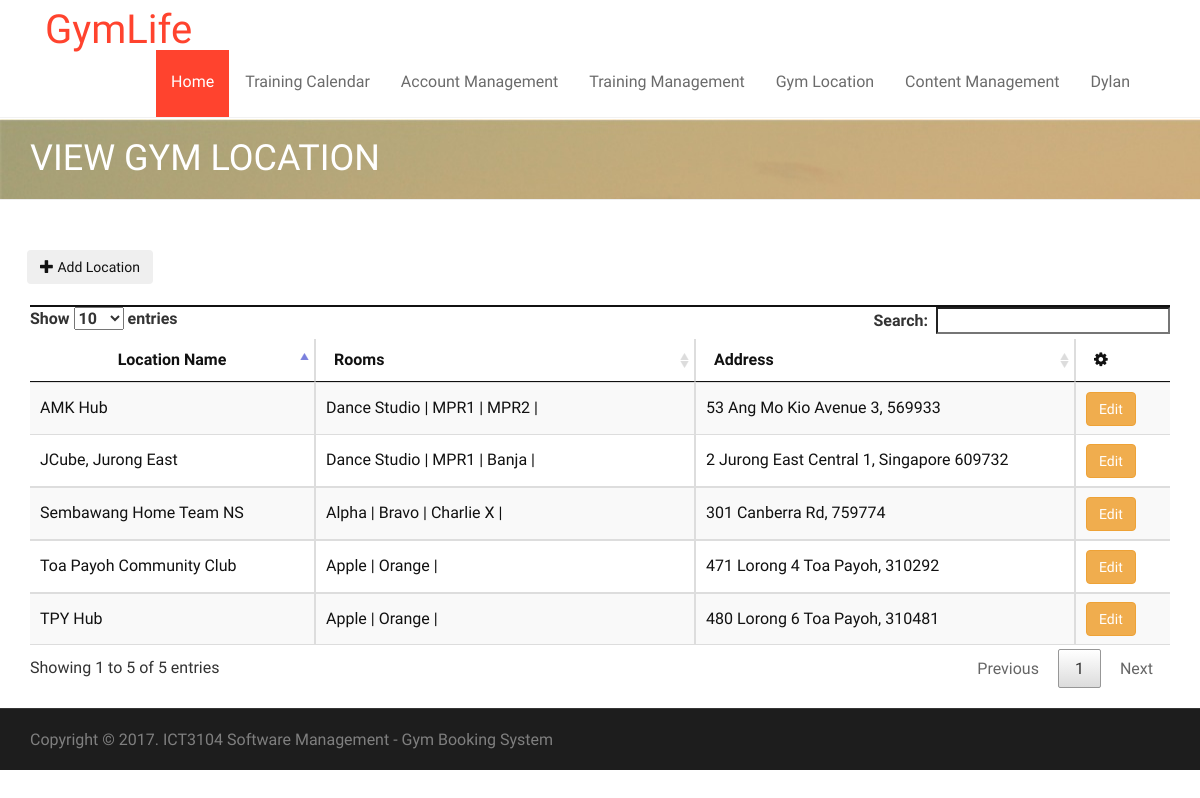
The page /admin/gymlocation.php (signed in) on the database its author committed.
### tables this page shows
CREATE TABLE IF NOT EXISTS `gyms` (
`locationID` int(11) NOT NULL,
  `locationName` varchar(255) NOT NULL,
  `locationCapacity` int(11) NOT NULL,
  `locationAddress` varchar(255) NOT NULL
);

CREATE TABLE IF NOT EXISTS `rooms` (
`roomID` int(11) NOT NULL,
  `locationID` int(11) NOT NULL,
  `roomName` varchar(255) NOT NULL,
  `roomCapacity` int(11) NOT NULL
);

### db.class.php (called while the page is built, shortened)
<?php
class DB {
  protected static $mdb = null;
  public static function getMDB() {
    $mdb = DB::$mdb;
    if ($mdb === null) {
      $mdb = DB::$mdb = new MeekroDB();
    }
    return $mdb;
  }
  public static function query() { $args = func_get_args(); return call_user_func_array(array(DB::getMDB(), 'query'), $args); }
}
class MeekroDB {
  public $encoding = 'latin1';
  public $param_char = '%';
  public $named_param_seperator = '_';
  public $connect_options = array(MYSQLI_OPT_CONNECT_TIMEOUT => 30);
  public $internal_mysql = null;
  public function __construct($host=null, $user=null, $password=null, $dbName=null, $port=null, $encoding=null) {
    if ($encoding === null) $encoding = DB::$encoding;
    $this->encoding = $encoding;
  }
  public function get() {
    $mysql = $this->internal_mysql;
    if (!($mysql instanceof MySQLi)) {
      $mysql = new mysqli();
      foreach ($this->connect_options as $key => $value) {
        $mysql->options($key, $value);
      }
      $mysql->set_charset($this->encoding);
      $this->internal_mysql = $mysql;
    }
    return $mysql;
  }
  protected function preparseQueryParams() {
    $args = func_get_args();
    $sql = trim(strval(array_shift($args)));
    $args_all = $args;
    if (count($args_all) == 0) return array($sql);
    $param_char_length = strlen($this->param_char);
    $named_seperator_length = strlen($this->named_param_seperator);
    $types = array(
      $this->param_char . 'll',
      $this->param_char . 'ls',
      $this->param_char . 'l',
      $this->param_char . 'li',
      $this->param_char . 'ld',
      $this->param_char . 'lb',
      $this->param_char . 'lt',
      $this->param_char . 's',
      $this->param_char . 'i',
      $this->param_char . 'd',
      $this->param_char . 'b',
      $this->param_char . 't',
      $this->param_char . '?',
      $this->param_char . 'ss'
    );
    $posList = array();
    foreach ($types as $type) {
      $lastPos = 0;
      while (($pos = strpos($sql, $type, $lastPos)) !== false) {
        $lastPos = $pos + 1;
        $posList[$pos] = $type;
      }
    }
    ksort($posList);
    $chunkyQuery = array();
    $pos_adj = 0;
    foreach ($posList as $pos => $type) {
      $type = substr($type, $param_char_length);
      $length_type = strlen($type) + $param_char_length;
      $new_pos = $pos + $pos_adj;
      $new_pos_back = $new_pos + $length_type;
      $arg_number_length = 0;
      if ($arg_number_length = strspn($sql, '0123456789', $new_pos_back)) {
        $arg_number = substr($sql, $new_pos_back, $arg_number_length);
        if (! array_key_exists($arg_number, $args_all)) $this->nonSQLError("Non existent argument reference (arg $arg_number): $sql");
        $arg = $args_all[$arg_number];
      } else {
        $arg = array_shift($args);
      }
      if ($new_pos > 0) $chunkyQuery[] = substr($sql, 0, $new_pos);
      if (is_object($arg) && ($arg instanceof WhereClause)) {
        list($clause_sql, $clause_args) = $arg->textAndArgs();
        array_unshift($clause_args, $clause_sql);
        $preparsed_sql = call_user_func_array(array($this, 'preparseQueryParams'), $clause_args);
        $chunkyQuery = array_merge($chunkyQuery, $preparsed_sql);
      } else {
        $chunkyQuery[] = array('type' => $type, 'value' => $arg);
      }
      $sql = substr($sql, $new_pos_back + $arg_number_length);
      $pos_adj -= $new_pos_back + $arg_number_length;
    }
    return $chunkyQuery;
  }
  protected function escape($str) { return "'" . $this->get()->real_escape_string(strval($str)) . "'"; }
  protected function parseQueryParams() {
    $args = func_get_args();
    $chunkyQuery = call_user_func_array(array($this, 'preparseQueryParams'), $args);
    $query = '';
    $array_types = array('ls', 'li', 'ld', 'lb', 'll', 'lt');
    foreach ($chunkyQuery as $chunk) {
      if (is_string($chunk)) {
        $query .= $chunk;
        continue;
      }
      $type = $chunk['type'];
      $arg = $chunk['value'];
      $result = '';
      if ($type != '?') {
        $is_array_type = in_array($type, $array_types, true);
      }
      if ($type == 's') $result = $this->escape($arg);
      $query .= $result;
    }
    return $query;
  }
  protected function prependCall($function, $args, $prepend) { array_unshift($args, $prepend); return call_user_func_array($function, $args); }
  public function query() { $args = func_get_args(); return $this->prependCall(array($this, 'queryHelper'), $args, 'assoc'); }
  protected function queryHelper() {
    $args = func_get_args();
    $type = array_shift($args);
    $db = $this->get();
    $is_buffered = true;
    $row_type = 'assoc';
    $full_names = false;
    $sql = call_user_func_array(array($this, 'parseQueryParams'), $args);
    $result = $db->query($sql, $is_buffered ? MYSQLI_STORE_RESULT : MYSQLI_USE_RESULT);
    $return = array();
    while ($row = ($row_type == 'assoc' ? $result->fetch_assoc() : $result->fetch_row())) {
      $return[] = $row;
    }
    return $return;
  }
}
?>

### admin/gymlocation.php (the view, shortened to what this page needs)
<!doctype html>
<html lang="en">
    <head>
        <link rel="stylesheet" href="../asset/bootstrap/css/bootstrap.min.css" type="text/css">
        <link rel="stylesheet" href="../asset/font-awesome/css/font-awesome.min.css" type="text/css">
        <link rel="stylesheet" href="../asset/css/owl.carousel.css" type="text/css">
        <link rel="stylesheet" href="../asset/css/owl.theme.css" type="text/css">
        <link rel="stylesheet" href="../asset/css/owl.transitions.css" type="text/css">
        <link rel="stylesheet" type="text/css" href="../asset/css/animate.css">
        <link rel="stylesheet" type="text/css" href="../asset/css/lightbox.css">
        <link rel="stylesheet" type="text/css" href="../asset/css/style.css">
        <link rel="stylesheet" type="text/css" href="../asset/css/responsive.css">
        <link rel="stylesheet" type="text/css" href="../asset/css/table.css">
        <link rel="stylesheet" href="../asset/plugins/sweetalert-master/sweet-alert.css">
        <link rel="stylesheet" href="../asset/plugins/DataTables/css/jquery.dataTables.css">
    </head>
    <body>
        <?php require_once('../header.php'); ?>
        <div class="page-header">
            <div class="overlay">
                <div class="container">
                    <div class="row">
                        <div class="col-md-12">
                            <h1>View Gym Location</h1>
                        </div>
                    </div>
                </div>
            </div>
        </div>
        <section id="about-section" class="about-section">
            <div class="container">
                <div class="row">
				&nbsp;&nbsp;&nbsp;<button type="button" class="btn" onclick="location.href='addLocation.php'"><span class="glyphicon glyphicon-plus"></span>  Add Location</button>
				<br><br>
				<div class="col-md-12">
                        <div class="panel panel-default panel-table">
                            <div class="panel-heading">
                            </div>
                            <div class="panel-body">
                                <table id="locations" class="table table-striped table-bordered table-list" width="100%">
                                    <thead>
                                        <tr>
                                            <th class="col-md-3">Location Name</th>
                                            <th class="col-md-4">Rooms</th>
                                            <th class="col-md-4">Address</th>
											<th class="col-md-1" data-sortable="false"><em class="fa fa-cog"></th>
                                        </tr>
                                    </thead>
                                    <tbody>
                                        <?php
                                        $record = DB::query("SELECT * FROM gyms ORDER BY locationName");
                                        foreach ($record as $locationRow) {
                                            echo "<tr>";
                                            echo "<td>" . $locationRow['locationName'] . "</td>";
											$newRecord = DB::query("SELECT roomName FROM rooms WHERE locationID =%s", $locationRow['locationID']);
											echo "<td>";
											foreach ($newRecord as $roomRow) {
												echo $roomRow['roomName'] ." | ";
											}
											echo "</td>";
											echo "<td>" . $locationRow['locationAddress'] . "</td>";
											echo "<td>";
											 echo "<button class='btn btn-warning' onclick=\"location.href ='editLocation.php?id=" . $locationRow['locationID'] . "' \">Edit</button> &nbsp;";
                                            echo "</tr>";
                                        }
                                        ?>
                                    </tbody>
                                </table>
                            </div>
                        </div>
                    </div>
				</div>
            </div>
        <div id="copyright-section" class="copyright-section">
            <div class="container">
                <div class="row">
                    <div class="col-md-7">
                        <div class="copyright">
                            Copyright © 2017. ICT3104 Software Management - Gym Booking System</a>
                        </div>
                    </div>
                </div>
            </div>
        </div>
</body>
</html>

### asset/css/lightbox.css (style rules this page uses)
body:after { content: url(../images/close.png) url(../images/loading.gif) url(../images/prev.png) url(../images/next.png); display: none; }

### asset/css/style.css (style rules this page uses)
body { font-family: 'PT Sans Narrow', Arial, sans-serif; font-size: 16px; color: #111; line-height: 21px; -webkit-font-smoothing: antialiased !important; -moz-osx-font-smoothing: grayscale !important; text-rendering: optimizeLegibility !important; font-smoothing: antialiased !important; vertical-align: baseline; }
h1, h2, h3, h4, h5, h6 { font-family: 'Oswald', Arial, sans-serif; font-weight: 400; text-transform: uppercase; margin-top: 0; margin-bottom: 0; }
.page-header { background: url(../images/banner.jpg) no-repeat; padding: 20px 0; margin-top: 1px; }
.page-header h1 { color: #fff; }
#about-section { padding-top: 30px; padding-bottom: 130px; //background: url(../images/parallax/bg-01.jpg) no-repeat; background-size: cover; background-position: center; }
.panel { border-radius: 0; border: none !important; box-shadow: none !important }
.panel-default > .panel-heading { background: transparent; border: 1px solid #111; border-radius: none; font-weight: 400; }
.panel-body { padding: 15px 10px; border: none !important; color: #111; font-size: 16px; background-color: transparent !important; }
.panel-heading { padding: 0; border-top-left-radius: 0; border-top-right-radius: 0; }
.copyright-section { border-top: 1px solid #363636; font-size: 12px; padding: 20px 0; background: #1d1d1d; color: #7f7f7f; }
.copyright { font-size: 16px; }

### asset/css/table.css (style rules this page uses)
.panel-table .panel-body { padding:0; }
.panel-table .panel-body .table-bordered { border-style: none; margin:0; }
.panel-table .panel-body .table-bordered > thead > tr > th:first-of-type { text-align:center; width: 100px; }
.panel-table .panel-body .table-bordered > thead > tr > th:last-of-type, .panel-table .panel-body .table-bordered > tbody > tr > td:last-of-type { border-right: 0px; }
.panel-table .panel-body .table-bordered > thead > tr > th:first-of-type, .panel-table .panel-body .table-bordered > tbody > tr > td:first-of-type { border-left: 0px; }
.panel-table .panel-body .table-bordered > tbody > tr:first-of-type > td { border-bottom: 0px; }
.panel-table .panel-body .table-bordered > thead > tr:first-of-type > th { border-top: 0px; }
.panel-table .panel-body .table-bordered > tbody > tr > td { line-height: 34px; }

### rows shown on the page
gyms: locationName "AMK Hub", locationAddress "53 Ang Mo Kio Avenue 3, 569933"
rooms: roomName "Dance Studio"
rooms: roomName "MPR1"
rooms: roomName "MPR2"
gyms: locationName "JCube, Jurong East", locationAddress "2 Jurong East Central 1, Singapore 609732"
rooms: roomName "Banja"
gyms: locationName "Sembawang Home Team NS", locationAddress "301 Canberra Rd, 759774"
rooms: roomName "Alpha"
rooms: roomName "Bravo"
rooms: roomName "Charlie X"
gyms: locationName "Toa Payoh Community Club", locationAddress "471 Lorong 4 Toa Payoh, 310292"
rooms: roomName "Apple"
rooms: roomName "Orange"
gyms: locationName "TPY Hub", locationAddress "480 Lorong 6 Toa Payoh, 310481"

### other values the page prints
$_SESSION['name'] "Dylan"
